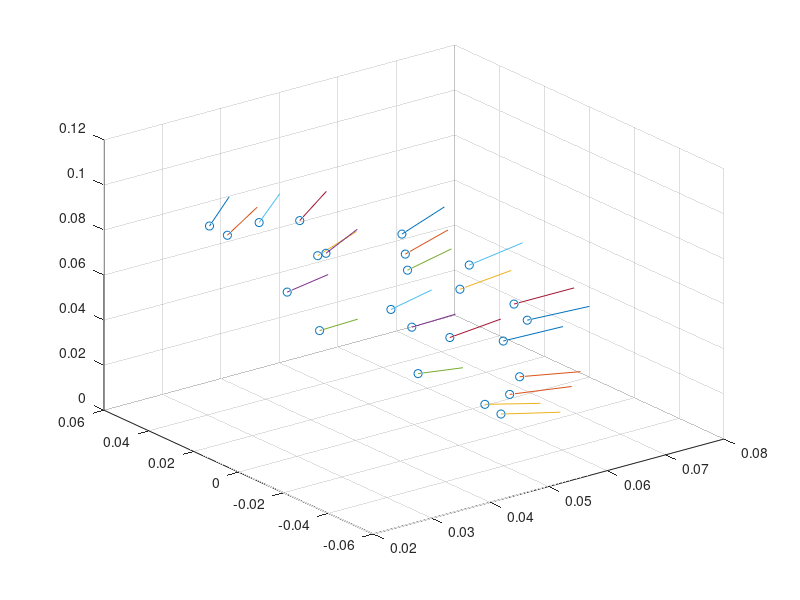

The MATLAB source for this figure:
ald_head = [
% Exported from CAD
0.0305409783723 0.0404380044629 0.0833466028626 0.515758124261 0.469471562787 0.716651944107;
0.0371078922199 0.0495818869538 0.0704374264239 0.690902925518 0.469471562786 0.549772315823;
0.0493948301017 0.0413622990109 0.0564869639854 0.842066060185 0.469471562785 0.26555828366;
0.0473338464184 0.0495818869538 0.0380116672079 0.881297508699 0.469471562786 -0.0539551007415;
0.0493606759925 0.0404380044629 0.0236707064422 0.833574136094 0.469471562787 -0.291119582594;
0.029227460421 0.0148914529085 0.0975085882563 0.445615547897 0.238263246537 0.86293534452;
0.0396716751898 0.0240294976859 0.0868461177848 0.603373416038 0.384471962974 0.698657162351;
0.0536916462926 0.015009194724 0.0751324635817 0.818589549934 0.240147115584 0.521766721452;
0.0578073807753 0.0242258394948 0.0591399892333 0.879140549983 0.387613431916 0.277250285435;
0.0636107410979 0.015009194724 0.0436797332495 0.969817309059 0.240147115584 0.0422344637311;
0.0588470580488 0.0240294976859 0.026042369265 0.895015152973 0.384471962975 -0.226117636717;
0.0564091773724 0.0148914529085 0.0113173349187 0.860040732891 0.238263246535 -0.451176864566;

% Mirrored across XZ-plane

0.0305409783723 -0.0404380044629 0.0833466028626 0.515758124261 -0.469471562787 0.716651944107;
0.0371078922199 -0.0495818869538 0.0704374264239 0.690902925518 -0.469471562786 0.549772315823;
0.0493948301017 -0.0413622990109 0.0564869639854 0.842066060185 -0.469471562785 0.26555828366;
0.0473338464184 -0.0495818869538 0.0380116672079 0.881297508699 -0.469471562786 -0.0539551007415;
0.0493606759925 -0.0404380044629 0.0236707064422 0.833574136094 -0.469471562787 -0.291119582594;
0.029227460421 -0.0148914529085 0.0975085882563 0.445615547897 -0.238263246537 0.86293534452;
0.0396716751898 -0.0240294976859 0.0868461177848 0.603373416038 -0.384471962974 0.698657162351;
0.0536916462926 -0.015009194724 0.0751324635817 0.818589549934 -0.240147115584 0.521766721452;
0.0578073807753 -0.0242258394948 0.0591399892333 0.879140549983 -0.387613431916 0.277250285435;
0.0636107410979 -0.015009194724 0.0436797332495 0.969817309059 -0.240147115584 0.0422344637311;
0.0588470580488 -0.0240294976859 0.026042369265 0.895015152973 -0.384471962975 -0.226117636717;
0.0564091773724 -0.0148914529085 0.0113173349187 0.860040732891 -0.238263246535 -0.451176864566
];

hold off;
scatter3(ald_head(:,1),ald_head(:,2),ald_head(:,3));
hold on;
for i = 1:length(ald_head)
  plot3([ald_head(i, 1);ald_head(i, 1)+ald_head(i, 4)*.01], [ald_head(i, 2);ald_head(i, 2)+ald_head(i, 5)*.01],[ald_head(i, 3);ald_head(i, 3)+ald_head(i, 6)*.01])
end
